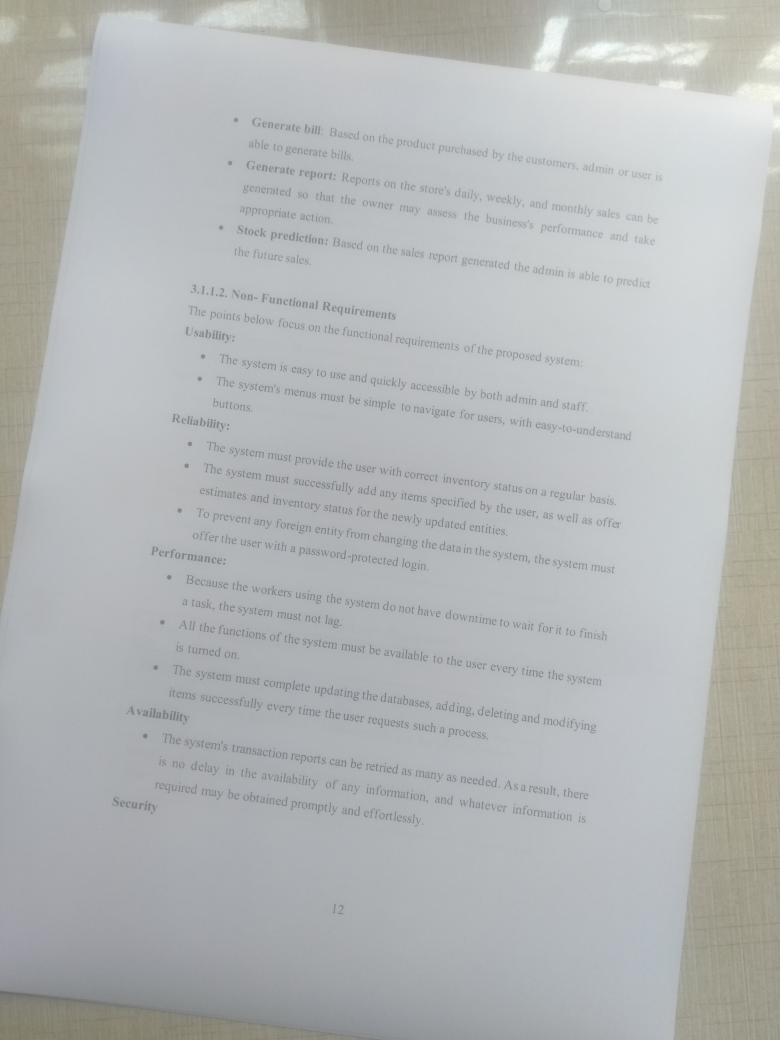
#> input picture OCR/rotatedimg.jpg, 3120 x 4160 px, found by its file name (shown at 1/4 size)
$ python task1.py
#> lines starting #> are read from the running program, lines starting #| are printed output that depends on the picture; after the words box and inside, x2 and y2 are one past the last pixel; in counts of white or black regions, pixels touching at a corner belong together
import cv2
import numpy as np
import pytesseract
pytesseract.pytesseract.tesseract_cmd = 'C:\\Program Files\\Tesseract-OCR\\tesseract.exe'

from PIL import Image

def getSkewAngle(cvImage) -> float:
    # Prep image, copy, convert to gray scale, blur, and threshold
    newImage = cvImage.copy()
    gray = cv2.cvtColor(newImage, cv2.COLOR_BGR2GRAY)
    blur = cv2.GaussianBlur(gray, (9, 9), 0)
    thresh = cv2.threshold(blur, 0, 255, cv2.THRESH_BINARY_INV + cv2.THRESH_OTSU)[1]

    # Apply dilate to merge text into meaningful lines/paragraphs.
    # Use larger kernel on X axis to merge characters into single line, cancelling out any spaces.
    # But use smaller kernel on Y axis to separate between different blocks of text
    kernel = cv2.getStructuringElement(cv2.MORPH_RECT, (30, 5))
    dilate = cv2.dilate(thresh, kernel, iterations=2)

    # Find all contours
    contours, hierarchy = cv2.findContours(dilate, cv2.RETR_LIST, cv2.CHAIN_APPROX_SIMPLE)
    contours = sorted(contours, key = cv2.contourArea, reverse = True)
    for c in contours:
        rect = cv2.boundingRect(c)
        x,y,w,h = rect
        cv2.rectangle(newImage,(x,y),(x+w,y+h),(0,255,0),2)

    # Find largest contour and surround in min area box
    largestContour = contours[0]
    print (len(contours))
    minAreaRect = cv2.minAreaRect(largestContour)
    cv2.imwrite("temp/boxes.jpg", newImage)
    # Determine the angle. Convert it to the value that was originally used to obtain skewed image
    angle = minAreaRect[-1]
    if angle < -45:
        angle = 90 + angle
    return -1.0 * angle
# Rotate the image around its center
def rotateImage(cvImage, angle: float):
    newImage = cvImage.copy()
    (h, w) = newImage.shape[:2]
    center = (w // 2, h // 2)
    M = cv2.getRotationMatrix2D(center, angle, 1.0)
    newImage = cv2.warpAffine(newImage, M, (w, h), flags=cv2.INTER_CUBIC, borderMode=cv2.BORDER_REPLICATE)
    return newImage


def deskew(cvImage):
    angle = getSkewAngle(cvImage)
    return rotateImage(cvImage, -0.1 * angle)

img = cv2.imread('OCR/rotatedimg.jpg')
#> img is the input picture: shape (4160, 3120, 3); mean B, G, R 183, 182.4, 179.6
fixed = deskew(img)
#> in getSkewAngle, `thresh = cv2.threshold(blur, 0, 255, cv2.THRESH_BINARY_INV + cv2.THRES..`:
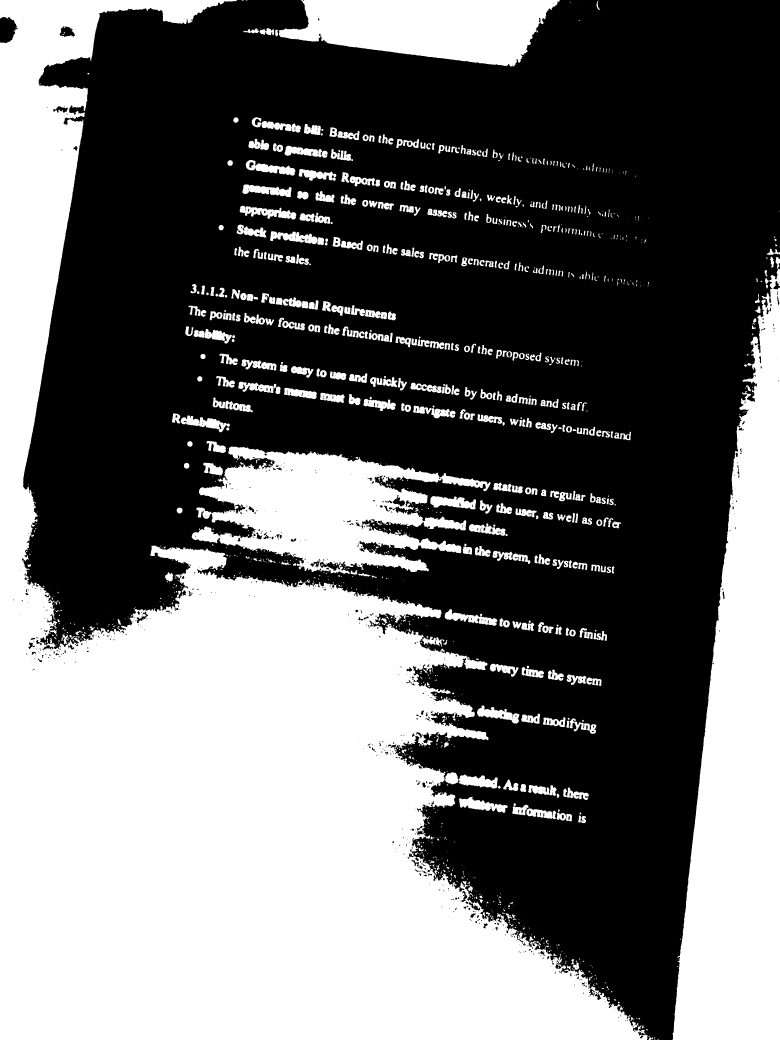
#> thresh: shape (4160, 3120) (shown at 1/4 size); 42.9% white; 1408 white regions (671 under 20 px), largest, box (x1, y1, x2, y2) and area: (0, 0, 2591, 4160) 3893661, (2690, 1028, 3120, 4160) 795056, (767, 1786, 1963, 2295) 311262
#> in getSkewAngle, `dilate = cv2.dilate(thresh, kernel, iterations=2)`:
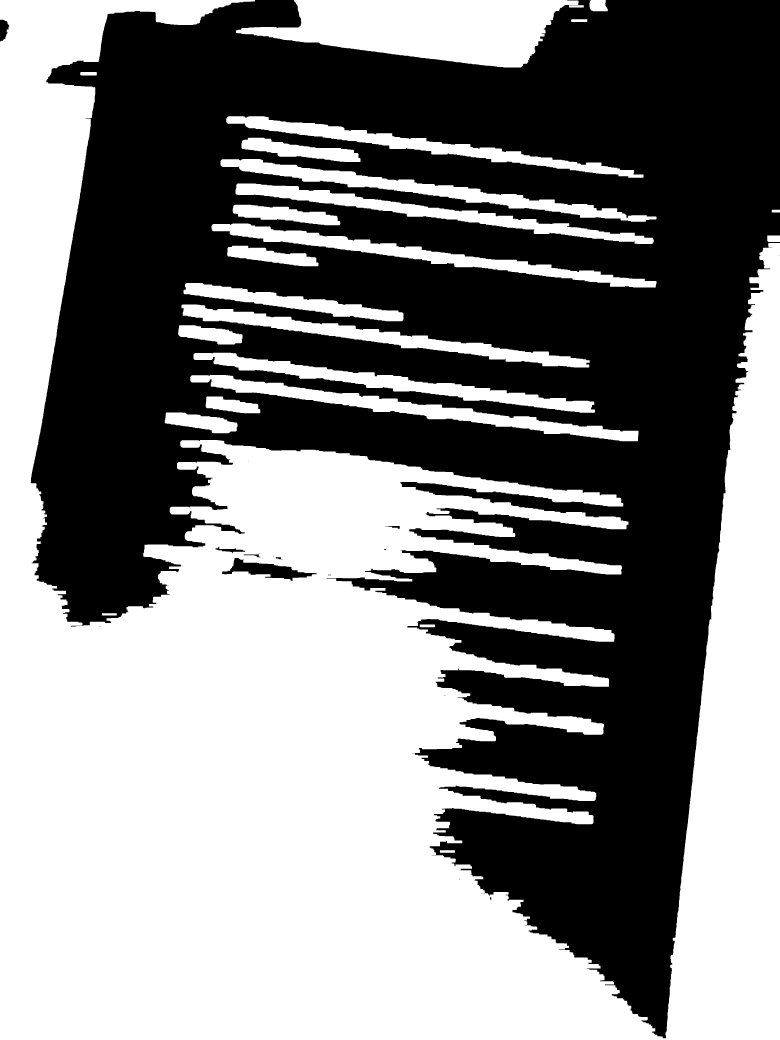
#> dilate: shape (4160, 3120) (shown at 1/4 size); 51.9% white; 18 black regions (8 under 20 px)
#> in getSkewAngle, `contours, hierarchy = cv2.findContours(dilate, cv2.RETR_LIST, cv2.CHAI..`: contours = 40 contours, 7 with area under 20; largest, box (x1, y1, x2, y2) and area: (0, 0, 3120, 4160) 5829862, (944, 0, 2314, 270) 232490, (761, 1500, 2554, 1765) 79924, (846, 894, 2626, 1150) 75198, (726, 1218, 2359, 1470) 73537
#> the loop in getSkewAngle, `for c in contours:` made 40 passes
#> (x, y, w, h) on passes 1 to 12: (0, 0, 3120, 4160), (944, 0, 1370, 270), (761, 1500, 1793, 265), (846, 894, 1780, 256), (726, 1218, 1633, 252), (882, 636, 1744, 251), (774, 1411, 1606, 240), (942, 734, 1673, 242), (905, 465, 1669, 246), (734, 1132, 880, 153), (966, 551, 476, 97), (931, 819, 430, 82)
#> (c, x, y, w, h) on passes 25, 26, 39, 40: ([[408, 2453], [408, 2461], [466, 2461], [466, 2453]], 408, 2453, 59, 9), ([[2276, 21], [2276, 29], [2334, 29], [2334, 21]], 2276, 21, 59, 9), ([[1827, 3468], [1828, 3467], [1829, 3468], [1828, 3469]], 1827, 3467, 3, 3), ([[1737, 3299], [1738, 3298], [1739, 3299], [1738, 3300]], 1737, 3298, 3, 3)
#> after the loop in getSkewAngle, `for c in contours:`:
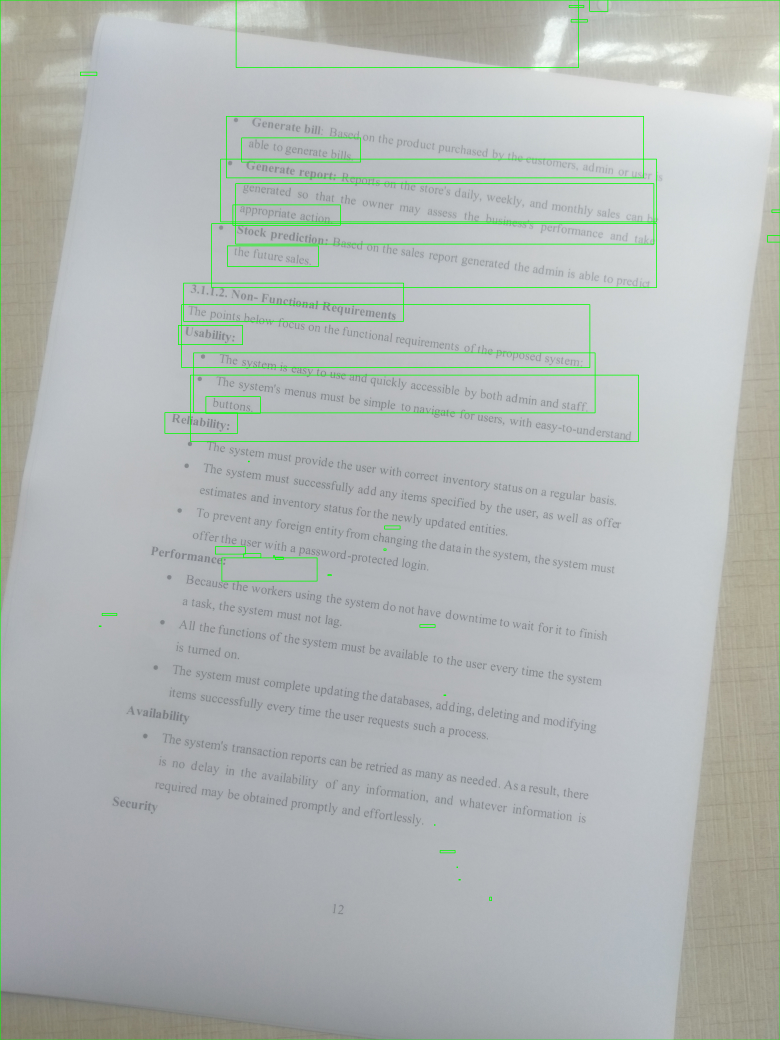
#> newImage: shape (4160, 3120, 3) (shown at 1/4 size); mean B, G, R 181, 183.1, 177.7
#> in getSkewAngle, `largestContour = contours[0]`: largestContour = contour of 6122 points, box (x1, y1, x2, y2) (0, 0, 3120, 4160), area 5829862
#| 40
#> in getSkewAngle, `minAreaRect = cv2.minAreaRect(largestContour)`: minAreaRect = ((1559.5, 2079.5), (4159, 3119), -90)
#> in getSkewAngle, `angle = minAreaRect[-1]`: angle = -90
#> in getSkewAngle, `angle = 90 + angle`: angle = 0
#> in rotateImage, `M = cv2.getRotationMatrix2D(center, angle, 1.0)`: M = [[1, 0, 0], [0, 1, 0]]
cv2.imwrite("OCR/rotated_fixed.jpg", fixed)


#img = cv2.resize(img,(800, 800))
#cv2.imshow('page',img)
inverted_image = cv2.bitwise_not(fixed)
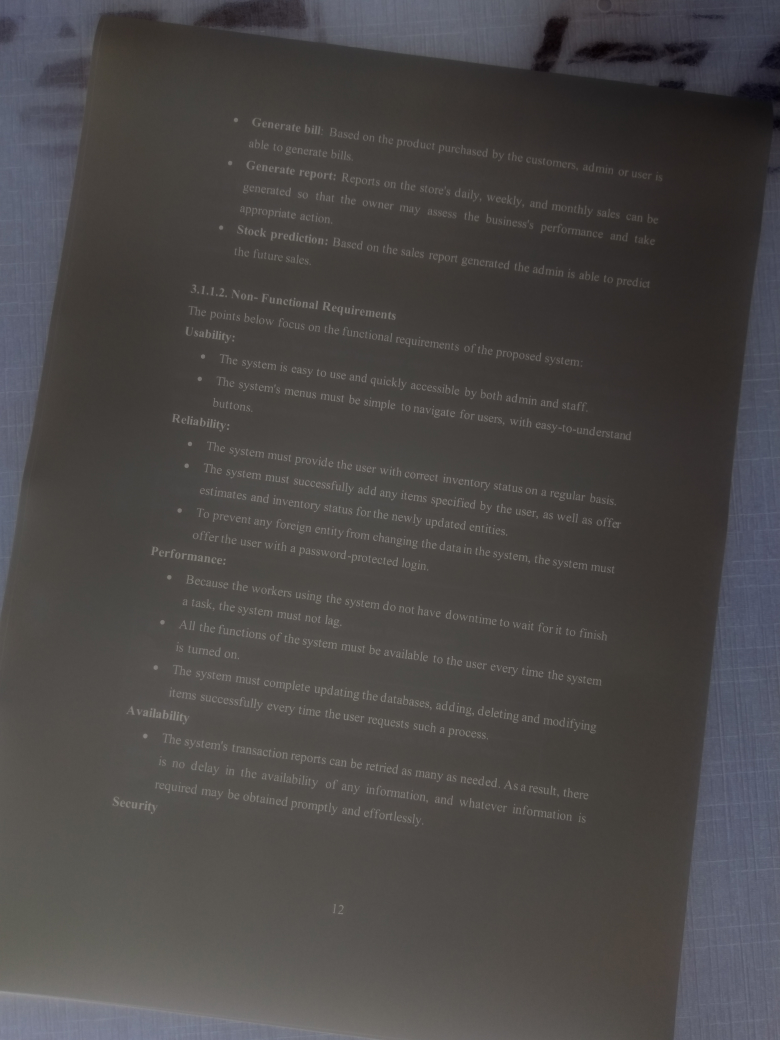
#> inverted_image: shape (4160, 3120, 3) (shown at 1/4 size); mean B, G, R 72, 72.6, 75.4
cv2.imwrite("OCR/inverted.jpg", inverted_image)
#cv2.imshow('inverted_image',inverted_image)


def grayscale(image):
    return cv2.cvtColor(image, cv2.COLOR_BGR2GRAY)

gray_image = grayscale(fixed)
cv2.imwrite("OCR/gray.jpg", gray_image)
#cv2.imshow('gray',gray_image)

def noise_removal(image):
    import numpy as np
    kernel = np.ones((1, 1), np.uint8)
    image = cv2.dilate(image, kernel, iterations=1)
    kernel = np.ones((1, 1), np.uint8)
    image = cv2.erode(image, kernel, iterations=1)
    image = cv2.morphologyEx(image, cv2.MORPH_CLOSE, kernel)
    image = cv2.medianBlur(image, 3)
    return (image)


def thick_font(image):
    import numpy as np
    image = cv2.bitwise_not(image)
    kernel = np.ones((2,2),np.uint8)
    image = cv2.dilate(image, kernel, iterations=1)
    image = cv2.bitwise_not(image)
    return (image)

dilated_image = thick_font(gray_image)
cv2.imwrite("OCR/dilated_image.jpg", dilated_image)

thresh, im_bw = cv2.threshold(gray_image,165,165, cv2.THRESH_BINARY)
#> im_bw: shape (4160, 3120); values 0 (black) and 165 (white), 82.6% white; 15967 black regions (13967 under 20 px), largest, box (x1, y1, x2, y2) and area: (0, 3293, 2308, 4160) 831740, (2694, 2529, 3120, 4160) 443252, (0, 0, 415, 2486) 391362
cv2.imwrite("OCR/bw_image.jpg", im_bw)
#cv2.imshow('thresh_img',im_bw)


noise_Rem=noise_removal(im_bw)
#> in noise_removal, `image = cv2.medianBlur(image, 3)`:
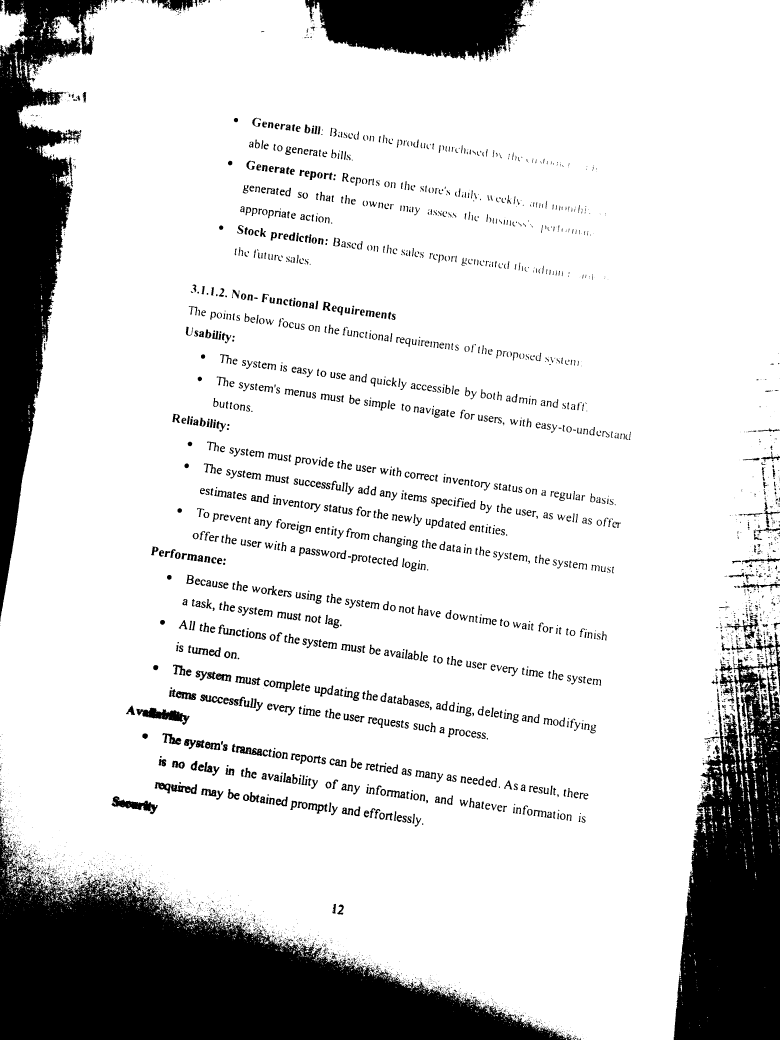
#> image: shape (4160, 3120) (shown at 1/4 size); values 0 (black) and 165 (white), 82.7% white; 5029 black regions (3131 under 20 px), largest, box (x1, y1, x2, y2) and area: (0, 3305, 2307, 4160) 845102, (2695, 2529, 3120, 4160) 449394, (0, 0, 414, 2487) 397054
cv2.imwrite("OCR/noise_Rem_image.jpg", noise_Rem)


img_file = "OCR/bw_image.jpg"
#> (the run stopped early here; a loop or call above may not have finished)
